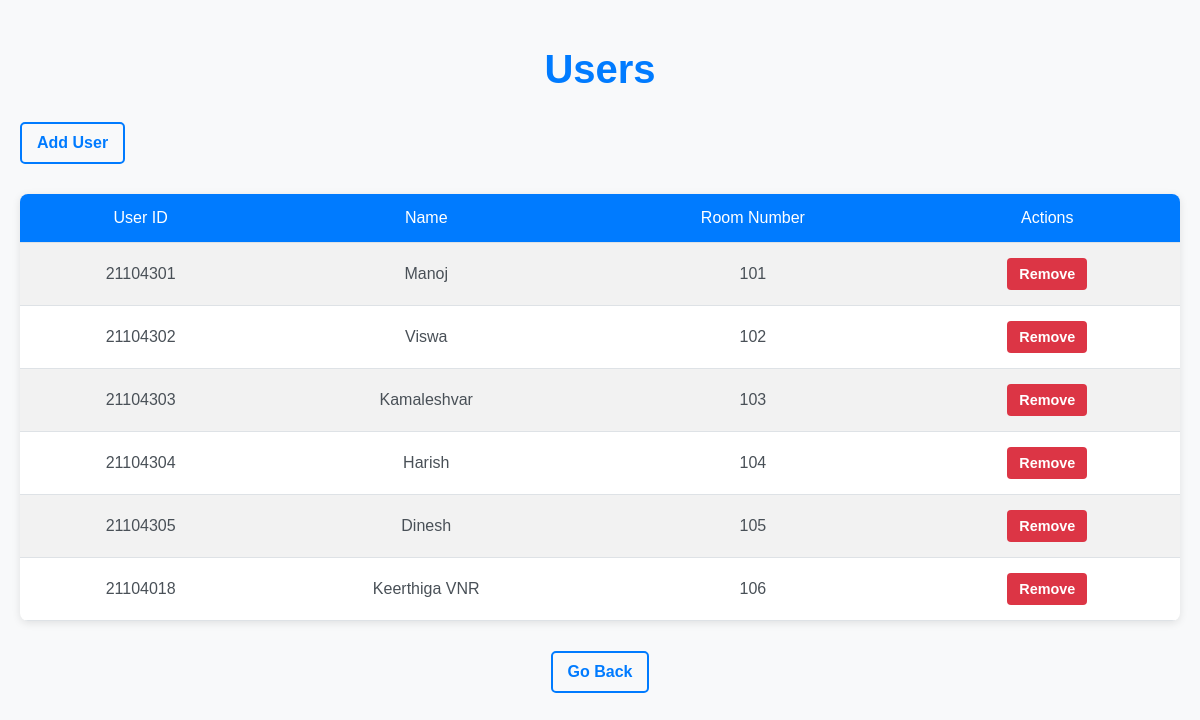
The app's page /users, older data.
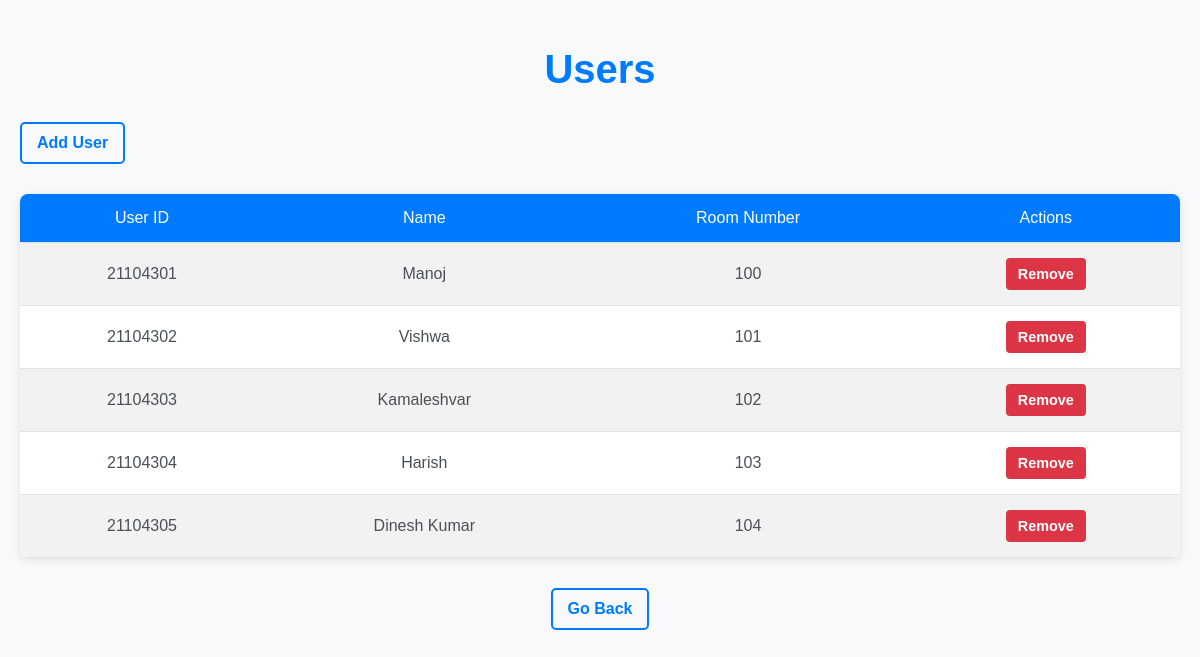
The same page, newer data.
### tables this page shows
CREATE TABLE users (
        user_id TEXT PRIMARY KEY,
        name TEXT NOT NULL,
        room_number TEXT NOT NULL
    , unique_code TEXT, code_expiry DATETIME);

### app.py (the view)
@app.route('/users')
def users_page():
    conn = get_db_connection()
    cur = conn.cursor()
    users = cur.execute("SELECT * FROM users").fetchall()
    cur.close()
    return render_template('users.html', users=users)

### app.py (called while the page is built)
def get_db_connection():
    conn = sqlite3.connect("attendance.db")
    conn.row_factory = sqlite3.Row
    return conn

### templates/users.html (shortened to what this page needs)
<!DOCTYPE html>
<html lang="en">
<head>
</head>
<body>
    <h1>Users</h1>
    <a href="/add_user">Add User</a>
    <table>
        <tr>
            <th>User ID</th>
            <th>Name</th>
            <th>Room Number</th>
            <th>Actions</th>
        </tr>
        {% for user in users %}
        <tr>
            <td>{{ user.user_id }}</td>
            <td>{{ user.name }}</td>
            <td>{{ user.room_number }}</td>
            <td>
                <form action="{{ url_for('remove_user', user_id=user.user_id) }}" method="POST">
                    <button type="submit">Remove</button>
                </form>
            </td>
        </tr>
        {% endfor %}
    </table>
    <div class="back-link">
        <a href="/admin_panel">Go Back</a>
    </div>
</body>
</html>

### templates/users.html (style rules this page uses)
body { font-family: 'Arial', sans-serif; background-color: #f8f9fa; margin: 0; padding: 20px; color: #343a40; }
h1 { text-align: center; color: #007bff; margin-bottom: 20px; font-size: 2.5rem; font-weight: 600; }
a { display: inline-block; margin: 10px auto; text-decoration: none; color: #007bff; font-weight: bold; text-align: center; padding: 10px 15px; border: 2px solid #007bff; border-radius: 5px; transition: background-color 0.3s, color 0.3s; }
table { width: 100%; border-collapse: collapse; margin: 20px auto; background: white; box-shadow: 0 2px 8px rgba(0, 0, 0, 0.1); border-radius: 8px; overflow: hidden; }
th, td { padding: 15px; text-align: center; border-bottom: 1px solid #dee2e6; color: #495057; }
th { background-color: #007bff; color: white; font-weight: 500; }
tr:nth-child(even) { background-color: #f2f2f2; }
form { display: inline; }
button { background-color: #dc3545; color: white; border: none; padding: 8px 12px; cursor: pointer; border-radius: 4px; transition: background-color 0.3s ease; font-size: 0.9rem; font-weight: 600; }
.back-link { text-align: center; margin-top: 20px; font-weight: bold; }

Row changes from the older to the newer data that the page shows:
removed users: user_id "21104018", name "Keerthiga VNR", room_number "106"
changed users "Manoj": room_number "101" → "100"
changed users id 21104302: name "Viswa" → "Vishwa"; room_number "102" → "101"
changed users "Kamaleshvar": room_number "103" → "102"
changed users "Harish": room_number "104" → "103"
changed users id 21104305: name "Dinesh" → "Dinesh Kumar"; room_number "105" → "104"
